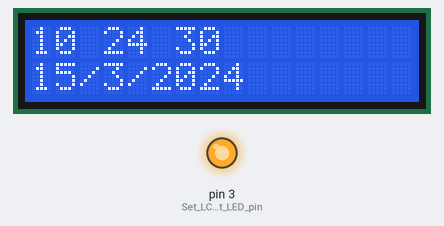
The sketch below on a simulated Arduino Uno, built with avr-gcc and run on an emulated ATmega328P. On the bench: 16×2 character LCD, output pins drawn as LEDs (lit = HIGH). The local clock reads 2024-03-15 10:24:30 at power-on unless the sketch sets it.

Above: at 0.29 s.
At 6.6 s:
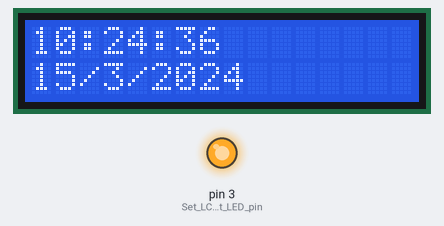
At 12.6 s:
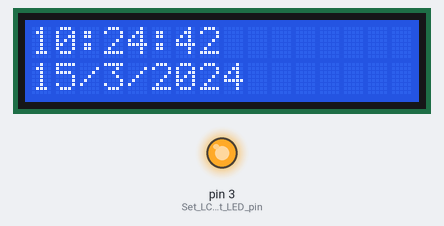
At 18.6 s:
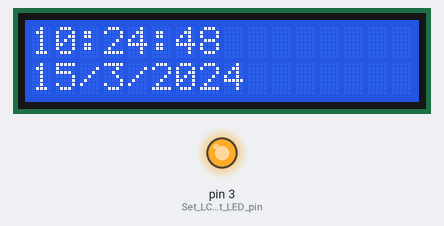
At 28.6 s:
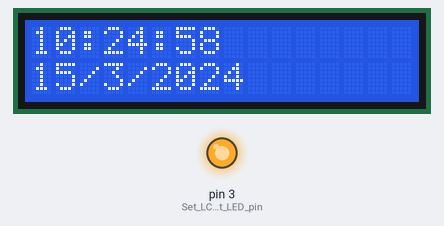
At 37.6 s:
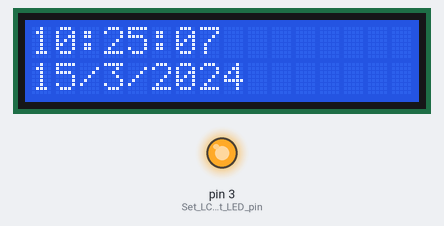

The sketch:

Clock.ino
```cpp
#include <Time.h>
#include <Wire.h>
#include <DS1307RTC.h>  // a basic DS1307 library that returns time as a time_t
#include <LiquidCrystal.h>

LiquidCrystal lcd(9, 8, 7, 6, 5, 4); //initialise LCD in Serial LCD Interface Module

void setup()
{
  pinMode(3 , OUTPUT);   //Set LCD backlight LED pin as output
  digitalWrite(3, HIGH); //Switch ON LCD backlight
  lcd.begin(16, 2);
  setSyncProvider(RTC.get);   // the function to get the time from the RTC
  if(timeStatus()!= timeSet)
     lcd.print(" RTC Unavailable");
}

void loop()
{

  if (timeStatus() == timeSet)
  {
    digitalClockDisplay();
  }
  delay(100);
}


void digitalClockDisplay(){
  // digital clock display of the time
  lcd.setCursor(0,0);
  lcd.print(hour());
  printDigits(minute());
  printDigits(second());
  lcd.print("     ");
  lcd.setCursor(0,1);
  lcd.print(day());
  lcd.print("/");
  lcd.print(month());
  lcd.print("/");
  lcd.print(year());
  lcd.print("     ");
}

void printDigits(int digits){
  // utility function for digital clock display: prints preceding colon and leading 0
  if((millis()%1000)>=500)
  lcd.print(":");
  else
  lcd.print(" ");
  if(digits < 10)
    lcd.print('0');
  lcd.print(digits);
}
```

Measured:
- what the display in image 1 shows lasts 0.6 s, from 6.5 s to 7.1 s
